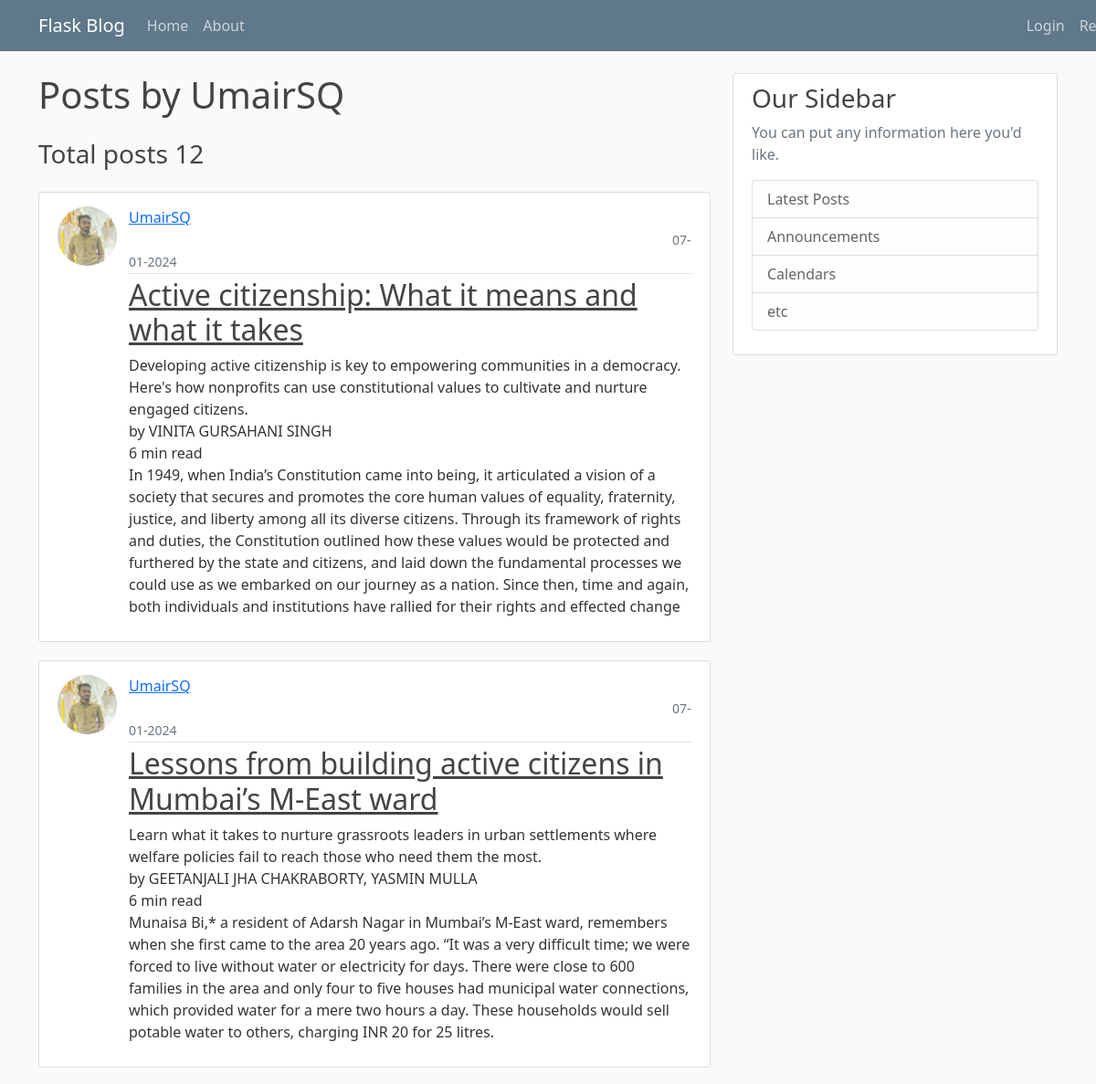
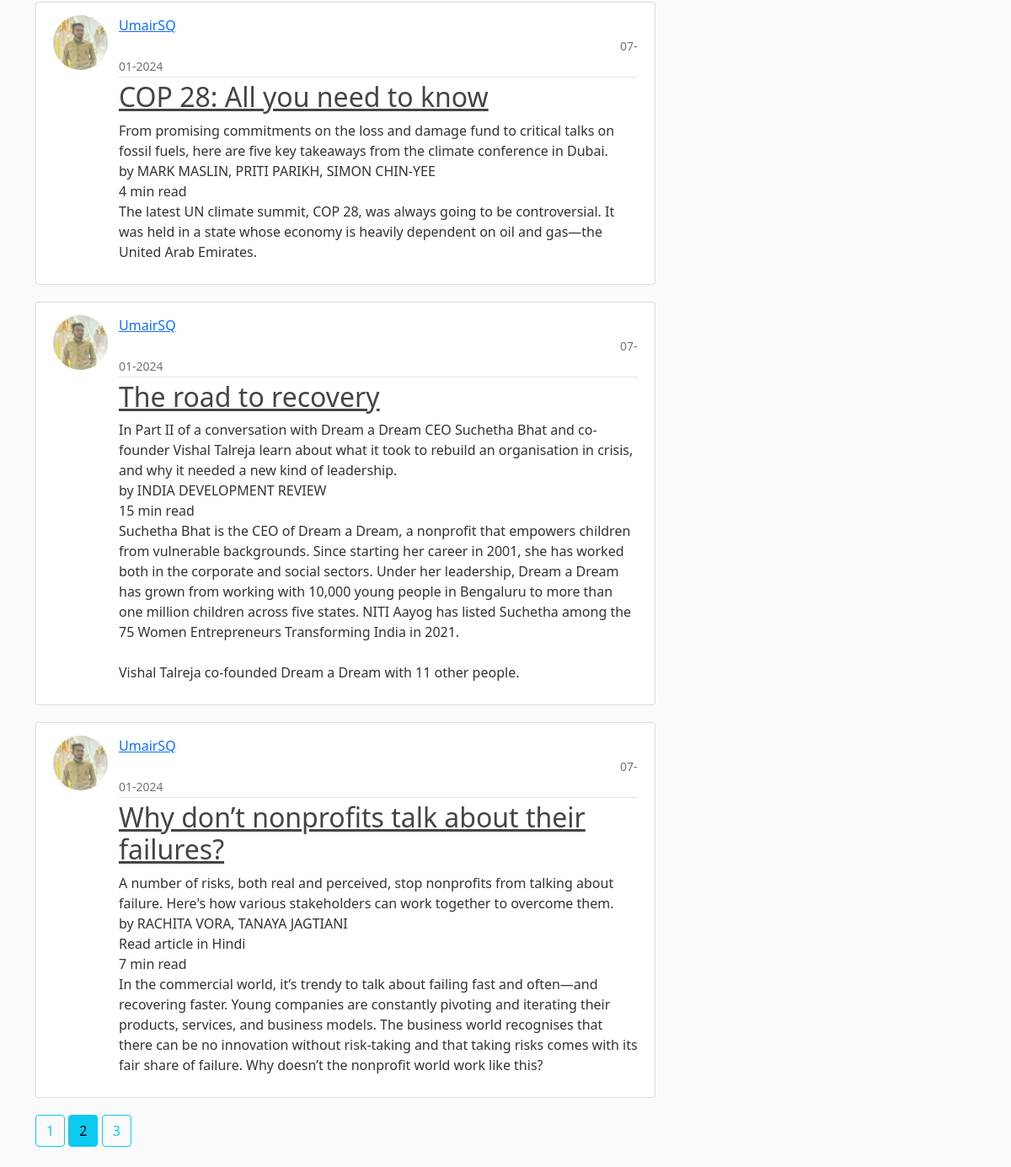
Page /user/UmairSQ?page=2 on the committed database (2 pictures, top to bottom).
### flaskblog/models.py (models this page shows, shortened)
class User(db.Model, UserMixin):
    id = db.Column(db.Integer, primary_key=True)
    username = db.Column(db.String(20), unique=True, nullable=False)
    email = db.Column(db.String(35), unique=True, nullable=False)
    password = db.Column(db.String(30), nullable=False)
    image_file = db.Column(db.String(60), nullable=False, default='default.jpg')
    posts = db.relationship('Post', backref='author', lazy=True)

class Post(db.Model):
    id = db.Column(db.Integer, primary_key=True)
    title = db.Column(db.String(100), nullable=True)
    date_posted = db.Column(db.DateTime, nullable=False, default=datetime.utcnow)
    content = db.Column(db.Text, nullable=False)
    user_id = db.Column(db.Integer, db.ForeignKey('user.id'), nullable=False)

### flaskblog/routes.py (the view)
@app.route('/user/<string:username>')
def user_post(username):                                                                            # when clicked on the username on the post then this route will display
    page = request.args.get('page', 1, type=int)                                                    #the posts of that user only in latest-oldest pattern
    user = User.query.filter_by(username=username).first_or_404()
    posts = Post.query.filter_by(author=user).order_by(Post.date_posted.desc()).paginate(page=page, per_page=5)
    return render_template('user_post.html', posts=posts, user=user)

### flaskblog/templates/user_post.html (shortened to what this page needs)
{% extends "base.html" %}
{% block content %}
<h1 class="mb-4" >Posts by {{ user.username }}</h1>
<h3 class="mb-4">Total posts {{ posts.total }}  </h3>
{% for post in posts.items %}
<article class="media content-section">
    <img id="move1" class="rounded-circle article-img" src="{{ url_for('static', filename = 'profile_pics/' + post.author.image_file) }}" >
    <div class="media-body" id="move">
        <div class="article-metadata"  >
            <a class="mr-2" href="{{ url_for('user_post', username=post.author.username) }}">{{ post.author.username }}</a>
            <small class="text-muted " style="margin-left:595px">{{ post.date_posted.strftime('%d-%m-%Y') }}</small>
        </div>
        <h2><a class="article-title" href="{{ url_for('post', post_id=post.id) }}">{{ post['title'] }}</a></h2>
        <p class="article-content">{{ post['content'] }}</p>
    </div>
</article>
{% endfor %}
{% for page_num in posts.iter_pages(left_edge=1, right_edge=1, left_current=1, right_current=2) %}
   {% if page_num %}
      {% if posts.page == page_num %}
         <a class="btn btn-info mb-4" href="{{ url_for('user_post', username=user.username, page=page_num) }}">{{ page_num }}</a>
      {% else %}
        <a class="btn btn-outline-info mb-4" href="{{ url_for('user_post', username=user.username, page=page_num) }}">{{ page_num }}</a>
      {% endif %}
   {% else %}
      ...
   {% endif %}
{% endfor %}
{% endblock content %}

### flaskblog/static/main.css (style rules this page uses)
body { background: #fafafa; color: #333333; margin-top: 5rem; }
h1, h2, h3, h4, h5, h6 { color: #444444; }
.content-section { background: #ffffff; padding: 10px 20px; border: 1px solid #dddddd; border-radius: 3px; margin-bottom: 20px; }
.article-title { color: #444444; }
.article-content { white-space: pre-line; }
.article-img { height: 65px; width: 65px; margin-right: 16px; }
.article-metadata { padding-bottom: 1px; margin-bottom: 4px; border-bottom: 1px solid #e3e3e3 }

### flaskblog/templates/user_post.html (style rules this page uses)
#move { margin-left: 78px; margin-top: -65px }
#move1 { margin-top: 5px; }

### rows in the picture
User: username "UmairSQ"
Post: image_file (picture), author.username "UmairSQ", date_posted "07-01-2024", title "Active citizenship: What it means and what it takes", content "Developing active citizenship is key to empowering communities in a democracy. Here's how nonprofits can use constitutional values to cultivate and nurture engaged citizens. by VINITA GURSAHANI SINGH 6 min read In 1949, when India’s Constitution came into being, it articulated a vision of a society that secures and promotes the core human values of equality, fraternity, justice, and liberty among all its diverse citizens. Through its framework of rights and duties, the Constitution outlined how these values would be protected and furthered by the state and citizens, and laid down the fundamental processes we could use as we embarked on our journey as a nation. Since then, time and again,…"
Post: image_file (picture), author.username "UmairSQ", date_posted "07-01-2024", title "Lessons from building active citizens in Mumbai’s M-East ward", content "Learn what it takes to nurture grassroots leaders in urban settlements where welfare policies fail to reach those who need them the most. by GEETANJALI JHA CHAKRABORTY, YASMIN MULLA 6 min read Munaisa Bi,* a resident of Adarsh Nagar in Mumbai’s M-East ward, remembers when she first came to the area 20 years ago. “It was a very difficult time; we were forced to live without water or electricity for days. There were close to 600 families in the area and only four to five houses had municipal water connections, which provided water for a mere two hours a day. These households would sell potable water to others, charging INR 20 for 25 litres."
Post: image_file (picture), author.username "UmairSQ", date_posted "07-01-2024", title "COP 28: All you need to know", content "From promising commitments on the loss and damage fund to critical talks on fossil fuels, here are five key takeaways from the climate conference in Dubai. by MARK MASLIN, PRITI PARIKH, SIMON CHIN-YEE 4 min read The latest UN climate summit, COP 28, was always going to be controversial. It was held in a state whose economy is heavily dependent on oil and gas—the United Arab Emirates."
Post: image_file (picture), author.username "UmairSQ", date_posted "07-01-2024", title "The road to recovery", content "In Part II of a conversation with Dream a Dream CEO Suchetha Bhat and co-founder Vishal Talreja learn about what it took to rebuild an organisation in crisis, and why it needed a new kind of leadership. by INDIA DEVELOPMENT REVIEW 15 min read Suchetha Bhat is the CEO of Dream a Dream, a nonprofit that empowers children from vulnerable backgrounds. Since starting her career in 2001, she has worked both in the corporate and social sectors. Under her leadership, Dream a Dream has grown from working with 10,000 young people in Bengaluru to more than one million children across five states. NITI Aayog has listed Suchetha among the 75 Women Entrepreneurs Transforming India in 2021. Vishal Talreja…"
Post: image_file (picture), author.username "UmairSQ", date_posted "07-01-2024", title "Why don’t nonprofits talk about their failures?", content "A number of risks, both real and perceived, stop nonprofits from talking about failure. Here's how various stakeholders can work together to overcome them. by RACHITA VORA, TANAYA JAGTIANI Read article in Hindi 7 min read In the commercial world, it’s trendy to talk about failing fast and often—and recovering faster. Young companies are constantly pivoting and iterating their products, services, and business models. The business world recognises that there can be no innovation without risk-taking and that taking risks comes with its fair share of failure. Why doesn’t the nonprofit world work like this?"

### other values in the picture
{{ posts.total }} "12"
{{ page_num }} "1" "3"
{{ page_num }} "2"
